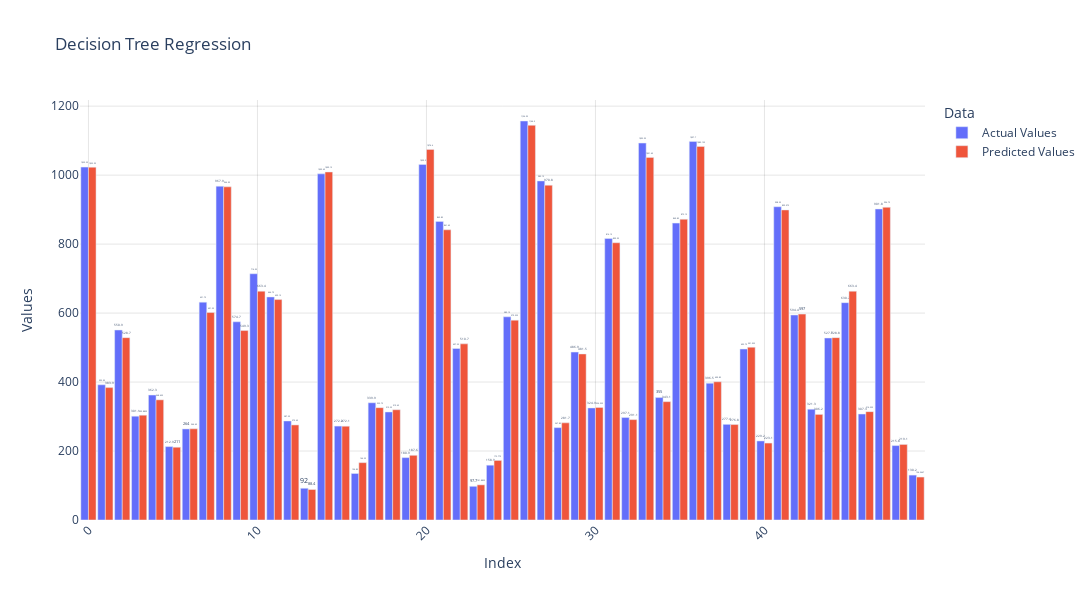

Notebook cell for this chart:
### Code cell
import plotly.express as px

# Create the bar plot
fig = px.bar(df3.head(50), title='Decision Tree Regression', barmode='group', color_discrete_sequence=px.colors.qualitative.Plotly)

# Customize the layout
fig.update_layout(
    xaxis_title='Index',
    yaxis_title='Values',
    legend_title='Data',
    width=1200,
    height=600,
    xaxis_tickangle=-45,  # Rotate x-axis labels for better readability
    showlegend=True,      # Show legend
    font=dict(size=12),   # Set font size
    plot_bgcolor='rgba(0,0,0,0)',  # Set plot background color
    paper_bgcolor='rgba(0,0,0,0)', # Set paper background color
    bargap=0.1,           # Set gap between bars
    xaxis=dict(showgrid=True, gridcolor='rgba(0,0,0,0.1)'), # Show x-axis gridlines
    yaxis=dict(showgrid=True, gridcolor='rgba(0,0,0,0.1)')  # Show y-axis gridlines
)

# Add data labels to the bars
fig.update_traces(texttemplate='%{y}', textposition='outside')

# Display the plot
fig.show()

### Figure 1 — Plotly figure (JSON) as saved in the notebook; plotly's stock layout.template omitted (floating-point values rounded to 4 significant figures)
{"data": [{"alignmentgroup": "True", "hovertemplate": "variable=Actual Values<br>index=%{x}<br>value=%{y}<extra></extra>", "legendgroup": "Actual Values", "marker": {"color": "#636EFA", "pattern": {"shape": ""}}, "name": "Actual Values", "offsetgroup": "Actual Values", "orientation": "v", "showlegend": true, "textposition": "outside", "texttemplate": "%{y}", "type": "bar", "x": [0, 1, 2, 3, 4, 5, 6, 7, 8, 9, 10, 11, 12, 13, 14, 15, 16, 17, 18, 19, 20, 21, 22, 23, 24, 25, 26, 27, 28, 29, 30, 31, 32, 33, 34, 35, 36, 37, 38, 39, 40, 41, 42, 43, 44, 45, 46, 47, 48, 49], "xaxis": "x", "y": [1023.0, 392.1, 550.9, 301.1, 362.3, 212.9, 264, 631.8, 967.9, 574.7, 714.0, 646.8, 287.2, 92, 1004.0, 272.3, 134.8, 339.9, 313.2, 180.9, 1031.0, 865.9, 497.2, 97.7, 158.9, 589.1, 1157.0, 983.1, 267.9, 486.9, 324.9, 816.1, 297.1, 1093.0, 355, 860.9, 1098.0, 396.5, 277.4, 495.8, 229.2, 908.4, 594.4, 321.3, 527.7, 630.2, 307.3, 901.8, 215.8, 130.2], "yaxis": "y"}, {"alignmentgroup": "True", "hovertemplate": "variable=Predicted Values<br>index=%{x}<br>value=%{y}<extra></extra>", "legendgroup": "Predicted Values", "marker": {"color": "#EF553B", "pattern": {"shape": ""}}, "name": "Predicted Values", "offsetgroup": "Predicted Values", "orientation": "v", "showlegend": true, "textposition": "outside", "texttemplate": "%{y}", "type": "bar", "x": [0, 1, 2, 3, 4, 5, 6, 7, 8, 9, 10, 11, 12, 13, 14, 15, 16, 17, 18, 19, 20, 21, 22, 23, 24, 25, 26, 27, 28, 29, 30, 31, 32, 33, 34, 35, 36, 37, 38, 39, 40, 41, 42, 43, 44, 45, 46, 47, 48, 49], "xaxis": "x", "y": [1023.0, 383.9, 528.7, 303.9, 348.4, 211, 264.5, 601.5, 966.0, 549.3, 663.4, 639.1, 275.6, 88.4, 1009.0, 272.1, 166.2, 325.8, 319.6, 187.6, 1075.0, 841.5, 510.7, 101.9, 172.8, 579.5, 1144.0, 970.8, 281.7, 481.5, 326.3, 804.0, 291.1, 1051.0, 343.1, 872.1, 1083.0, 400.8, 276.8, 501.0, 223.1, 899.1, 597, 306.2, 528.8, 663.4, 314.2, 906.8, 219.1, 124.6], "yaxis": "y"}], "layout": {"bargap": 0.1, "barmode": "group", "font": {"size": 12}, "height": 600, "legend": {"title": {"text": "Data"}, "tracegroupgap": 0}, "paper_bgcolor": "rgba(0,0,0,0)", "plot_bgcolor": "rgba(0,0,0,0)", "showlegend": true, "title": {"text": "Decision Tree Regression"}, "width": 1200, "xaxis": {"anchor": "y", "domain": [0, 1], "gridcolor": "rgba(0,0,0,0.1)", "showgrid": true, "tickangle": -45, "title": {"text": "Index"}}, "yaxis": {"anchor": "x", "domain": [0, 1], "gridcolor": "rgba(0,0,0,0.1)", "showgrid": true, "title": {"text": "Values"}}}}
